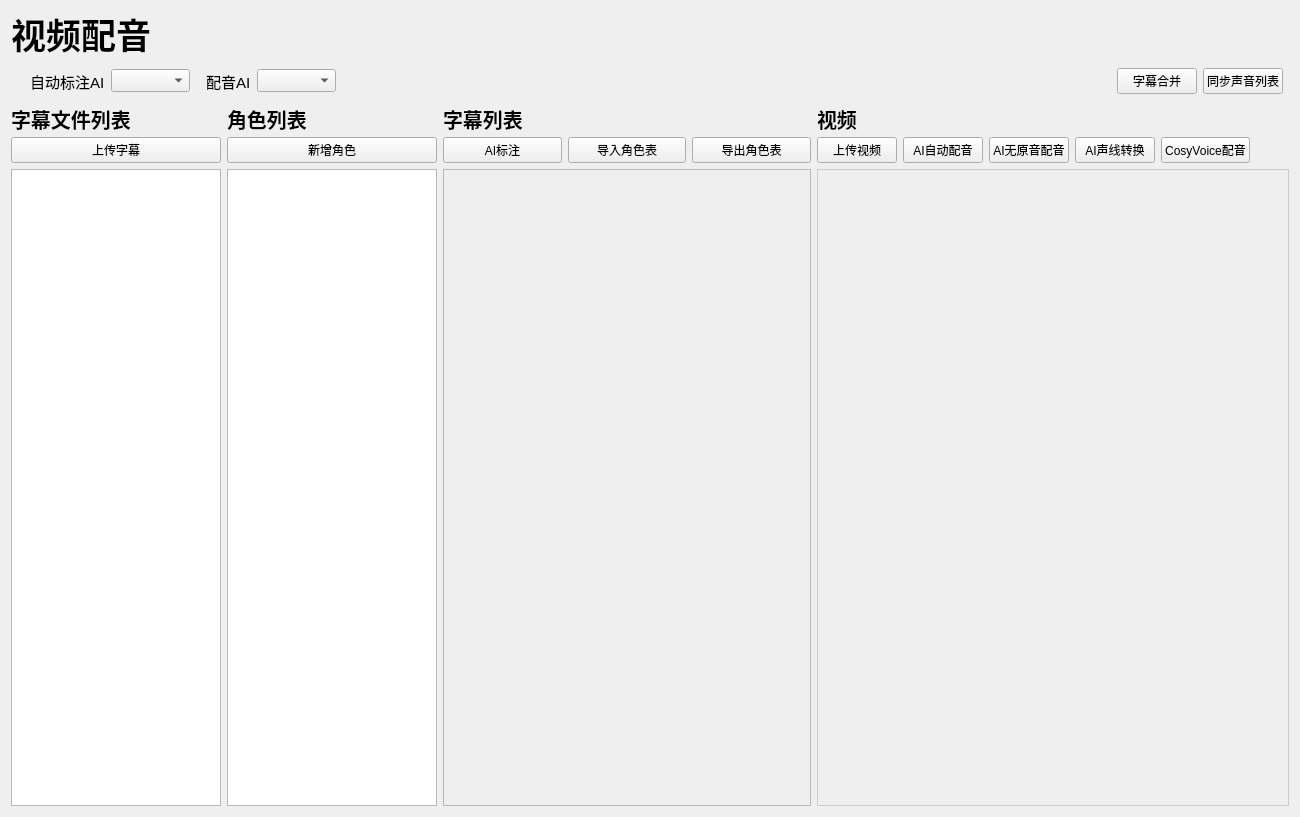
<?xml version="1.0" encoding="UTF-8"?>
<ui version="4.0">
 <class>Subtitle</class>
 <widget class="QWidget" name="Subtitle">
  <property name="geometry">
   <rect>
    <x>0</x>
    <y>0</y>
    <width>1300</width>
    <height>817</height>
   </rect>
  </property>
  <property name="windowTitle">
   <string>Form</string>
  </property>
  <layout class="QVBoxLayout" name="verticalLayout_2">
   <item>
    <widget class="LargeTitleLabel" name="PackageTitile">
     <property name="maximumSize">
      <size>
       <width>16777215</width>
       <height>45</height>
      </size>
     </property>
     <property name="font">
      <font>
       <family>微软雅黑</family>
       <pointsize>26</pointsize>
       <weight>75</weight>
       <bold>true</bold>
       <kerning>true</kerning>
      </font>
     </property>
     <property name="text">
      <string>视频配音</string>
     </property>
    </widget>
   </item>
   <item>
    <layout class="QVBoxLayout" name="Tools">
     <property name="spacing">
      <number>0</number>
     </property>
     <item>
      <widget class="SimpleCardWidget" name="M3U8Box">
       <property name="minimumSize">
        <size>
         <width>0</width>
         <height>30</height>
        </size>
       </property>
       <layout class="QHBoxLayout" name="horizontalLayout_3" stretch="0,0,0,0,0,0,0,0,0">
        <property name="leftMargin">
         <number>6</number>
        </property>
        <property name="topMargin">
         <number>6</number>
        </property>
        <property name="rightMargin">
         <number>6</number>
        </property>
        <property name="bottomMargin">
         <number>6</number>
        </property>
        <item>
         <widget class="QLabel" name="label_3">
          <property name="text">
           <string/>
          </property>
         </widget>
        </item>
        <item>
         <widget class="QLabel" name="label_2">
          <property name="font">
           <font>
            <family>Microsoft YaHei UI</family>
            <pointsize>11</pointsize>
            <weight>50</weight>
            <bold>false</bold>
           </font>
          </property>
          <property name="text">
           <string>自动标注AI</string>
          </property>
         </widget>
        </item>
        <item>
         <widget class="QComboBox" name="MarkSelector">
          <property name="font">
           <font>
            <family>Microsoft YaHei UI</family>
            <pointsize>10</pointsize>
           </font>
          </property>
         </widget>
        </item>
        <item>
         <spacer name="horizontalSpacer_3">
          <property name="orientation">
           <enum>Qt::Horizontal</enum>
          </property>
          <property name="sizeType">
           <enum>QSizePolicy::Fixed</enum>
          </property>
          <property name="sizeHint" stdset="0">
           <size>
            <width>10</width>
            <height>20</height>
           </size>
          </property>
         </spacer>
        </item>
        <item>
         <widget class="QLabel" name="label">
          <property name="font">
           <font>
            <family>Microsoft YaHei UI</family>
            <pointsize>11</pointsize>
           </font>
          </property>
          <property name="text">
           <string>配音AI</string>
          </property>
         </widget>
        </item>
        <item>
         <widget class="QComboBox" name="DubbingSelector">
          <property name="font">
           <font>
            <family>Microsoft YaHei UI</family>
            <pointsize>10</pointsize>
           </font>
          </property>
         </widget>
        </item>
        <item>
         <spacer name="horizontalSpacer">
          <property name="orientation">
           <enum>Qt::Horizontal</enum>
          </property>
          <property name="sizeHint" stdset="0">
           <size>
            <width>40</width>
            <height>20</height>
           </size>
          </property>
         </spacer>
        </item>
        <item>
         <widget class="PushButton" name="MergeSubtitleBtn">
          <property name="text">
           <string>字幕合并</string>
          </property>
         </widget>
        </item>
        <item>
         <widget class="PushButton" name="PullVoiceBtn">
          <property name="text">
           <string>同步声音列表</string>
          </property>
         </widget>
        </item>
       </layout>
      </widget>
     </item>
    </layout>
   </item>
   <item>
    <widget class="QWidget" name="widget" native="true">
     <layout class="QHBoxLayout" name="horizontalLayout_5" stretch="4,4,7,9">
      <property name="spacing">
       <number>6</number>
      </property>
      <property name="leftMargin">
       <number>0</number>
      </property>
      <property name="topMargin">
       <number>0</number>
      </property>
      <property name="rightMargin">
       <number>0</number>
      </property>
      <property name="bottomMargin">
       <number>0</number>
      </property>
      <item>
       <layout class="QVBoxLayout" name="SubUpload" stretch="0,0,1">
        <item>
         <widget class="SubtitleLabel" name="MP4Title">
          <property name="maximumSize">
           <size>
            <width>16777215</width>
            <height>25</height>
           </size>
          </property>
          <property name="font">
           <font>
            <family>微软雅黑</family>
            <pointsize>15</pointsize>
            <weight>75</weight>
            <bold>true</bold>
           </font>
          </property>
          <property name="text">
           <string>字幕文件列表</string>
          </property>
         </widget>
        </item>
        <item>
         <layout class="QHBoxLayout" name="btnbox">
          <item>
           <widget class="PushButton" name="AddSubBtn">
            <property name="text">
             <string>上传字幕</string>
            </property>
           </widget>
          </item>
         </layout>
        </item>
        <item>
         <widget class="QWidget" name="SubListBox" native="true">
          <property name="minimumSize">
           <size>
            <width>0</width>
            <height>430</height>
           </size>
          </property>
          <property name="styleSheet">
           <string notr="true">#SubListBox{
	border: 1px solid #ccc;
}</string>
          </property>
          <layout class="QGridLayout" name="gridLayout_4">
           <property name="leftMargin">
            <number>0</number>
           </property>
           <property name="topMargin">
            <number>0</number>
           </property>
           <property name="rightMargin">
            <number>0</number>
           </property>
           <property name="bottomMargin">
            <number>0</number>
           </property>
           <property name="spacing">
            <number>0</number>
           </property>
           <item row="0" column="0">
            <widget class="ListWidget" name="SubListWidget"/>
           </item>
          </layout>
         </widget>
        </item>
       </layout>
      </item>
      <item>
       <layout class="QVBoxLayout" name="RoleList" stretch="0,0,1">
        <item>
         <widget class="SubtitleLabel" name="MP4Title_3">
          <property name="maximumSize">
           <size>
            <width>16777215</width>
            <height>25</height>
           </size>
          </property>
          <property name="font">
           <font>
            <family>微软雅黑</family>
            <pointsize>15</pointsize>
            <weight>75</weight>
            <bold>true</bold>
           </font>
          </property>
          <property name="text">
           <string>角色列表</string>
          </property>
         </widget>
        </item>
        <item>
         <layout class="QHBoxLayout" name="horizontalLayout_2">
          <item>
           <widget class="PushButton" name="AddRoleBtn">
            <property name="sizePolicy">
             <sizepolicy hsizetype="Minimum" vsizetype="Fixed">
              <horstretch>0</horstretch>
              <verstretch>0</verstretch>
             </sizepolicy>
            </property>
            <property name="maximumSize">
             <size>
              <width>16777215</width>
              <height>16777215</height>
             </size>
            </property>
            <property name="text">
             <string>新增角色</string>
            </property>
           </widget>
          </item>
         </layout>
        </item>
        <item>
         <widget class="QWidget" name="RoleListBox" native="true">
          <property name="styleSheet">
           <string notr="true">#RoleListBox{
	border: 1px solid #ccc;
}</string>
          </property>
          <layout class="QGridLayout" name="gridLayout_2">
           <property name="leftMargin">
            <number>0</number>
           </property>
           <property name="topMargin">
            <number>0</number>
           </property>
           <property name="rightMargin">
            <number>0</number>
           </property>
           <property name="bottomMargin">
            <number>0</number>
           </property>
           <property name="spacing">
            <number>0</number>
           </property>
           <item row="0" column="0">
            <widget class="ListWidget" name="RoleListWidget"/>
           </item>
          </layout>
         </widget>
        </item>
       </layout>
      </item>
      <item>
       <layout class="QVBoxLayout" name="SubList" stretch="0,0,1">
        <item>
         <widget class="SubtitleLabel" name="MP4Title_2">
          <property name="maximumSize">
           <size>
            <width>16777215</width>
            <height>25</height>
           </size>
          </property>
          <property name="font">
           <font>
            <family>微软雅黑</family>
            <pointsize>15</pointsize>
            <weight>75</weight>
            <bold>true</bold>
           </font>
          </property>
          <property name="text">
           <string>字幕列表</string>
          </property>
         </widget>
        </item>
        <item>
         <layout class="QHBoxLayout" name="horizontalLayout_4" stretch="0,0,0">
          <property name="bottomMargin">
           <number>0</number>
          </property>
          <item>
           <widget class="PushButton" name="AutoMarkBtn">
            <property name="text">
             <string>AI标注</string>
            </property>
           </widget>
          </item>
          <item>
           <widget class="PushButton" name="ImportRoleBtn">
            <property name="text">
             <string>导入角色表</string>
            </property>
           </widget>
          </item>
          <item>
           <widget class="PushButton" name="OutputRoleBtn">
            <property name="text">
             <string>导出角色表</string>
            </property>
           </widget>
          </item>
         </layout>
        </item>
        <item>
         <widget class="QWidget" name="MP4Box_2" native="true">
          <property name="minimumSize">
           <size>
            <width>0</width>
            <height>430</height>
           </size>
          </property>
          <layout class="QGridLayout" name="gridLayout_6">
           <property name="leftMargin">
            <number>0</number>
           </property>
           <property name="topMargin">
            <number>0</number>
           </property>
           <property name="rightMargin">
            <number>0</number>
           </property>
           <property name="bottomMargin">
            <number>0</number>
           </property>
           <property name="spacing">
            <number>0</number>
           </property>
           <item row="0" column="0">
            <widget class="QScrollArea" name="SubScroll">
             <property name="styleSheet">
              <string notr="true"/>
             </property>
             <property name="widgetResizable">
              <bool>true</bool>
             </property>
             <widget class="QWidget" name="scrollAreaWidgetContents">
              <property name="geometry">
               <rect>
                <x>0</x>
                <y>0</y>
                <width>365</width>
                <height>639</height>
               </rect>
              </property>
             </widget>
            </widget>
           </item>
          </layout>
         </widget>
        </item>
       </layout>
      </item>
      <item>
       <layout class="QVBoxLayout" name="Mkv" stretch="0,0,1">
        <property name="spacing">
         <number>6</number>
        </property>
        <property name="bottomMargin">
         <number>0</number>
        </property>
        <item>
         <widget class="SubtitleLabel" name="MkvTitle">
          <property name="maximumSize">
           <size>
            <width>16777215</width>
            <height>25</height>
           </size>
          </property>
          <property name="font">
           <font>
            <family>微软雅黑</family>
            <pointsize>15</pointsize>
            <weight>75</weight>
            <bold>true</bold>
           </font>
          </property>
          <property name="text">
           <string>视频</string>
          </property>
         </widget>
        </item>
        <item>
         <layout class="QHBoxLayout" name="horizontalLayout" stretch="3,3,0,0,0,4">
          <item>
           <widget class="PushButton" name="AddVideoBtn">
            <property name="text">
             <string>上传视频</string>
            </property>
           </widget>
          </item>
          <item>
           <widget class="PushButton" name="AIDubbingBtn">
            <property name="text">
             <string>AI自动配音</string>
            </property>
           </widget>
          </item>
          <item>
           <widget class="PushButton" name="AIDirectedBtn">
            <property name="text">
             <string>AI无原音配音</string>
            </property>
           </widget>
          </item>
          <item>
           <widget class="PushButton" name="AIVoiceBtn">
            <property name="text">
             <string>AI声线转换</string>
            </property>
           </widget>
          </item>
          <item>
           <widget class="PushButton" name="CosyDubbingBtn">
            <property name="text">
             <string>CosyVoice配音</string>
            </property>
           </widget>
          </item>
          <item>
           <spacer name="horizontalSpacer_2">
            <property name="orientation">
             <enum>Qt::Horizontal</enum>
            </property>
            <property name="sizeType">
             <enum>QSizePolicy::Preferred</enum>
            </property>
            <property name="sizeHint" stdset="0">
             <size>
              <width>40</width>
              <height>20</height>
             </size>
            </property>
           </spacer>
          </item>
         </layout>
        </item>
        <item>
         <widget class="QWidget" name="CustomVideoLayout" native="true">
          <property name="styleSheet">
           <string notr="true">#CustomVideoLayout{
	border: 1px solid #ccc;
}</string>
          </property>
          <layout class="QVBoxLayout" name="verticalLayout"/>
         </widget>
        </item>
       </layout>
      </item>
     </layout>
    </widget>
   </item>
  </layout>
 </widget>
 <customwidgets>
  <customwidget>
   <class>LargeTitleLabel</class>
   <extends>QLabel</extends>
   <header>qfluentwidgets</header>
  </customwidget>
  <customwidget>
   <class>PushButton</class>
   <extends>QPushButton</extends>
   <header location="global">qfluentwidgets</header>
  </customwidget>
  <customwidget>
   <class>CardWidget</class>
   <extends>QFrame</extends>
   <header>qfluentwidgets</header>
   <container>1</container>
  </customwidget>
  <customwidget>
   <class>SimpleCardWidget</class>
   <extends>CardWidget</extends>
   <header>qfluentwidgets</header>
   <container>1</container>
  </customwidget>
  <customwidget>
   <class>SubtitleLabel</class>
   <extends>QLabel</extends>
   <header>qfluentwidgets</header>
  </customwidget>
  <customwidget>
   <class>ListWidget</class>
   <extends>QListWidget</extends>
   <header>qfluentwidgets</header>
  </customwidget>
 </customwidgets>
 <resources/>
 <connections/>
</ui>
